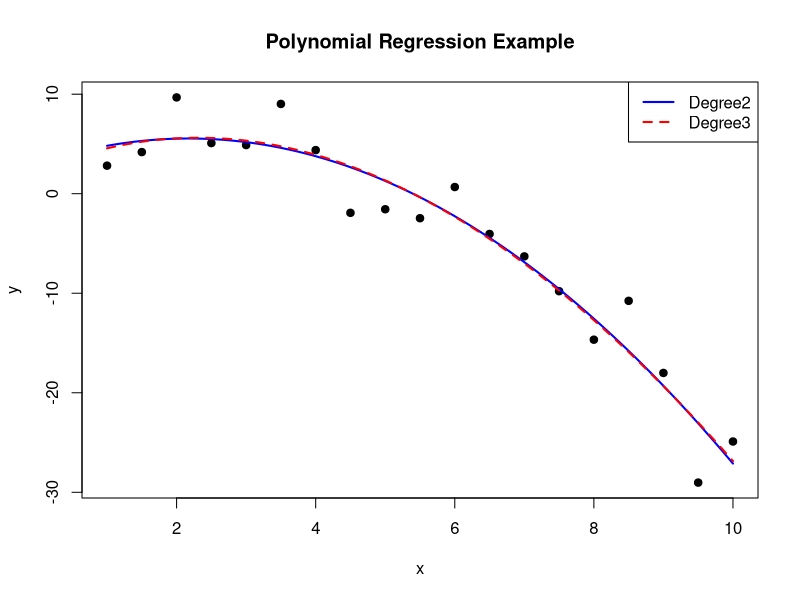

Write R code to recreate this figure.
# Importing the dataset
dataset <- read.csv("polynom_data.csv")
attach(dataset)

# Plot the data
plot(x, y, main = "Polynomial Regression Example", pch = 19)

# Fit a quadratic (degree 2) polynomial regression
polynom_model <- lm(y ~ poly(x, 2, raw = TRUE))

# View the model summary
summary(polynom_model)

# Create new data for prediction
x_new <- seq(min(x), max(x), length.out = 100)
# x_new <- data.frame(x_new)
y_pred <- predict(polynom_model, newdata = data.frame(x = x_new))
pred_data <- data.frame(x_new, y_pred)

# Add fitted curve to the plot
lines(x_new, y_pred, col = "blue", lwd = 2)


# Fit a cubic (degree 3) polynomial regression
polynom_model3 <- lm(y ~ poly(x, 3, raw = TRUE))
summary(polynom_model3)
lines(x_new, 
      predict(polynom_model3, newdata = data.frame(x = x_new)), 
      col = "red", lwd = 2, lty = 2)

legend("topright", legend = c("Degree2", "Degree3"),
       col = c("blue", "red"),
       lty = c(1, 2),
       lwd = 2)